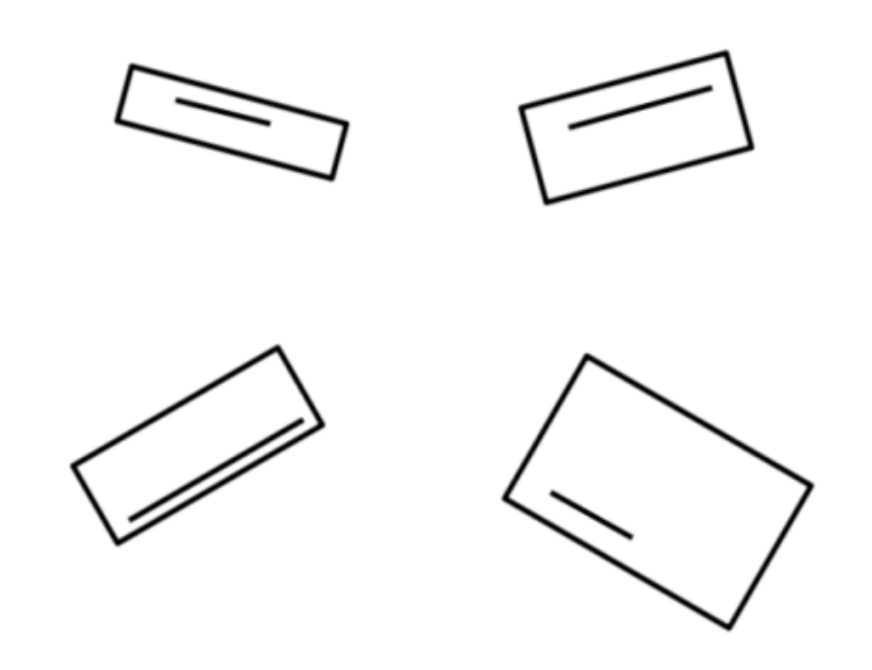
#> input picture image.png, 872 x 670 px
$ python rectangle_numbering.py
#> lines starting #> are read from the running program, lines starting #| are printed output that depends on the picture; after the words box and inside, x2 and y2 are one past the last pixel; in counts of white or black regions, pixels touching at a corner belong together
import cv2
import numpy as np
import math


def getContours(img, contourType):
    mode = cv2.RETR_TREE if contourType == "line" else cv2.RETR_EXTERNAL
    contours, _ = cv2.findContours(img, mode, cv2.CHAIN_APPROX_SIMPLE)
    rectangleContours = []
    lineContours = []

    for contour in contours:
        peri = cv2.arcLength(contour, True)
        approx = cv2.approxPolyDP(contour, 0.02 * peri, True)
        area = cv2.contourArea(contour)
        rect = cv2.minAreaRect(contour)
        box = np.intp(cv2.boxPoints(rect))  # Use np.intp instead of np.int0
        center, size, angle = rect

        if contourType == "line" and area >= 5 and min(size) < 20:
            lineContours.append({'center': center, 'size': size, 'angle': angle, 'area': area, 'box': box})
        elif contourType != "line":
            x_start, y_start = box[3]
            x_end, y_end = box[1]
            rectangleContours.append({'center': center, 'size': size, 'angle': angle, 'area': area, 'box': box,
                                       'BBpoints': [x_start, y_start, x_end, y_end]})

    if contourType == "line":
        similarLineList = []
        while len(lineContours) != 0:
            similarLine = []
            line = lineContours[0]
            similarLine.append(line)
            for j in range(1, len(lineContours)):
                if j < len(lineContours):
                    if abs(line['center'][0] - lineContours[j]['center'][0] < 10 and line['center'][1] -
                           lineContours[j]['center'][1] < 10.0):
                        if abs(line['angle'] - lineContours[j]['angle']) < 1.0:
                            if abs(line['area'] - lineContours[j]['area']) < 175:
                                similarLine.append(lineContours[j])
                                del lineContours[j]
            del lineContours[0]
            similarLineList.extend([similarLine])

        for similarLines in similarLineList:
            if len(similarLines) > 1:
                if similarLines[0]['area'] < similarLines[1]['area']:
                    lineContours.append(similarLines[0])
                else:
                    lineContours.append(similarLines[1])
            else:
                lineContours.append(similarLines[0])

        return lineContours
    else:
        return rectangleContours


img = cv2.imread('image.png')
#> img is the input picture: shape (670, 872, 3); min 0, max 255, mean 247.1
imgContour = img.copy()

imgGray = cv2.cvtColor(cv2.GaussianBlur(img, (7, 7), 1), cv2.COLOR_BGR2GRAY)
imgCanny = cv2.Canny(imgGray, 20, 23)
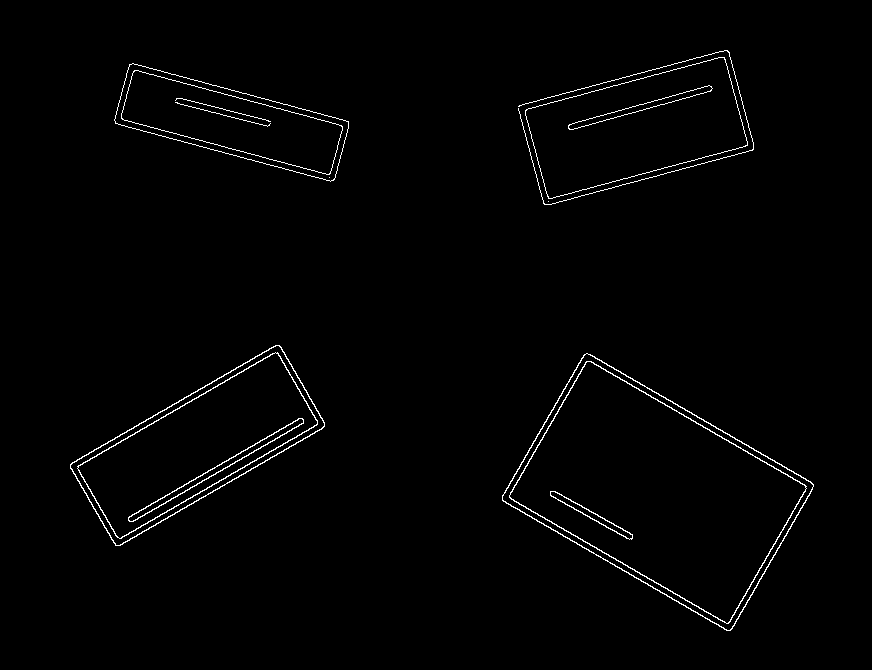
#> imgCanny: shape (670, 872); 1.3% white in thin lines or dots, all inside (x1, y1, x2, y2) = (70, 50, 814, 631)

lineContours = getContours(imgCanny, "line")
#> in getContours, `contours, _ = cv2.findContours(img, mode, cv2.CHAIN_APPROX_SIMPLE)`: contours = 25 contours, 5 with area under 20; largest, box (x1, y1, x2, y2) and area: (502, 353, 814, 631) 45222, (502, 353, 814, 631) 44804, (509, 361, 807, 624) 40471, (509, 361, 807, 624) 40072, (70, 345, 325, 546) 23135
#> the loop in getContours, `for contour in contours:` made 25 passes
#> (peri, approx, area, box, center, size, angle) on passes 1 to 4: (925.9, [[584, 354], [502, 500], [730, 630], [813, 484]], 45221.5, [[729, 632], [499, 499], [585, 350], [815, 483]], (657.4, 491.6), (171.5, 266.2), -59.98), (923.5, [[586, 353], [813, 485], [729, 630], [502, 499]], 44803.5, [[729, 631], [499, 499], [585, 351], [814, 484]], (657.4, 491.6), (170.5, 265.3), -59.97), (881, [[586, 361], [509, 497], [728, 623], [806, 486]], 40471, [[727, 624], [506, 497], [586, 358], [807, 486]], (657.4, 491.6), (160.1, 255.2), -59.99), (877.8, [[587, 361], [805, 486], [727, 623], [509, 496]], 40072, [[727, 624], [507, 496], [587, 359], [807, 486]], (657.4, 491.6), (159.1, 254.2), -59.97)
#> after the loop in getContours, `for contour in contours:`: lineContours = 6 items; rectangleContours = []
#> the loop in getContours, `while len(lineContours) != 0:` made 4 passes
#> after the loop in getContours, `while len(lineContours) != 0:`: similarLineList = 4 items
#> the loop in getContours, `for similarLines in similarLineList:` made 4 passes
#> lineContours = 4 items
rectangleContours = getContours(imgCanny, "rectangle")
#> in getContours (call 2), `contours, _ = cv2.findContours(img, mode, cv2.CHAIN_APPROX_SIMPLE)`: contours = 6 contours, 2 with area under 20; largest, box (x1, y1, x2, y2) and area: (502, 353, 814, 631) 45222, (70, 345, 325, 546) 23135, (525, 57, 748, 199) 19106, (114, 63, 349, 182) 14196
#> the loop in getContours (call 2), `for contour in contours:` made 6 passes
#> (peri, approx, area, box, center, size, angle, x_start) on passes 1, 2, 4, 5: (925.9, [[584, 354], [502, 500], [730, 630], [813, 484]], 45221.5, [[729, 632], [499, 499], [585, 350], [815, 483]], (657.4, 491.6), (171.5, 266.2), -59.98, 815), (715.9, [[279, 345], [70, 464], [115, 545], [324, 426]], 23135, [[115, 547], [67, 464], [278, 342], [326, 425]], (197.2, 445), (243.5, 96.35), -30.03, 326), (616.7, [[129, 64], [115, 123], [334, 179], [348, 121]], 14196.5, [[333, 182], [112, 122], [129, 61], [350, 120]], (231.4, 121.9), (63.49, 228.9), -74.98, 350), (637, [[724, 57], [526, 109], [548, 198], [747, 145]], 19106, [[547, 199], [523, 109], [724, 55], [748, 145]], (635.8, 127.3), (208, 93.45), -15.03, 748)
#> rectangleContours = 6 items

numberedImgContour = img.copy()

sorted_index = []
i = 0
for lineContour in lineContours:
    if lineContour['size'][0] > lineContour['size'][1]:
        lineContour['length'] = lineContour['size'][0]
        lineContour['width'] = lineContour['size'][1]
    else:
        lineContour['length'] = lineContour['size'][1]
        lineContour['width'] = lineContour['size'][0]
    dict = {'index': i,
            'length': lineContour['length'],
            'width': lineContour['width']}
    sorted_index.append(dict)
    i = i + 1
#> this loop made 4 passes
#> dict on passes 1 to 4: {'index': 0, 'length': 93.53, 'width': 6}, {'index': 1, 'length': 202.1, 'width': 7.05}, {'index': 2, 'length': 201.1, 'width': 6.05}, {'index': 3, 'length': 149.2, 'width': 6.67}
#> after the loop, i = 4; sorted_index = 4 items

temp = sorted_index.copy()
#> temp = 4 items
sorted_index = sorted(sorted_index, key=lambda d: d['length'])

for i in range(0, len(sorted_index)):
    index = sorted_index[i]['index']
    length = sorted_index[i]['length']
    x = int(rectangleContours[index]['center'][0])
    y = int(rectangleContours[index]['center'][1])
    cv2.putText(numberedImgContour, f"R-{i + 1}", (x - 100, y + 100), cv2.FONT_HERSHEY_COMPLEX, 1.2, (0, 255, 0), 2)
    cv2.putText(numberedImgContour, f"Length: {round(length, 2)}", (x - 100, y + 135),
                cv2.FONT_HERSHEY_COMPLEX, 1, (0, 255, 0), 2)
#> this loop made 4 passes
#> (index, length, x, y) on passes 1 to 4: (0, 93.53, 657, 491), (3, 149.2, 231, 121), (2, 201.1, 548, 201), (1, 202.1, 197, 444)
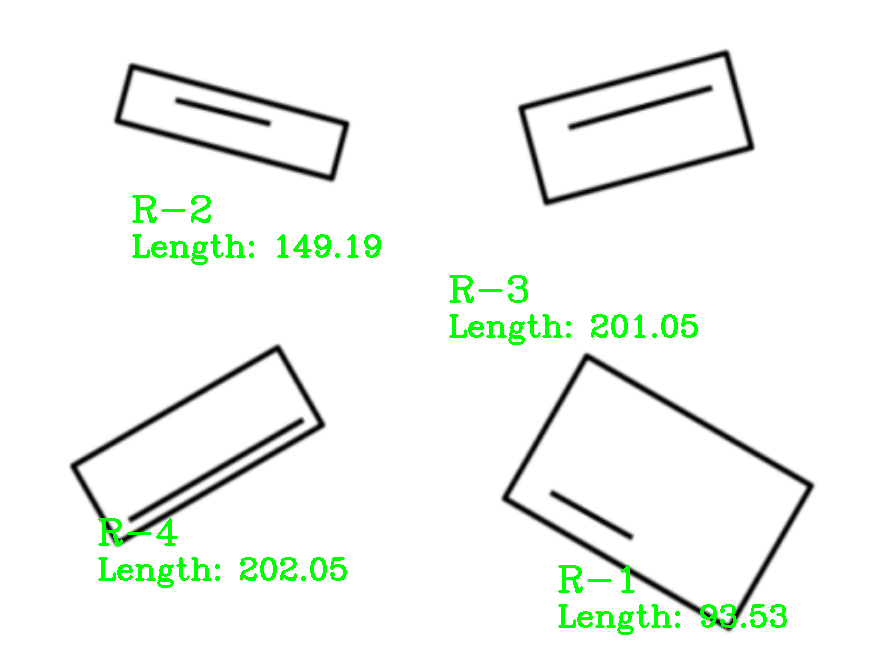
#> numberedImgContour: shape (670, 872, 3); 1.85% of pixels changed, all inside (x1, y1, x2, y2) = (98, 195, 787, 635)

cv2.putText(numberedImgContour, "Rectangle Numbering Image", (120, 28), cv2.FONT_HERSHEY_COMPLEX, 1, (0, 0, 255), 2)
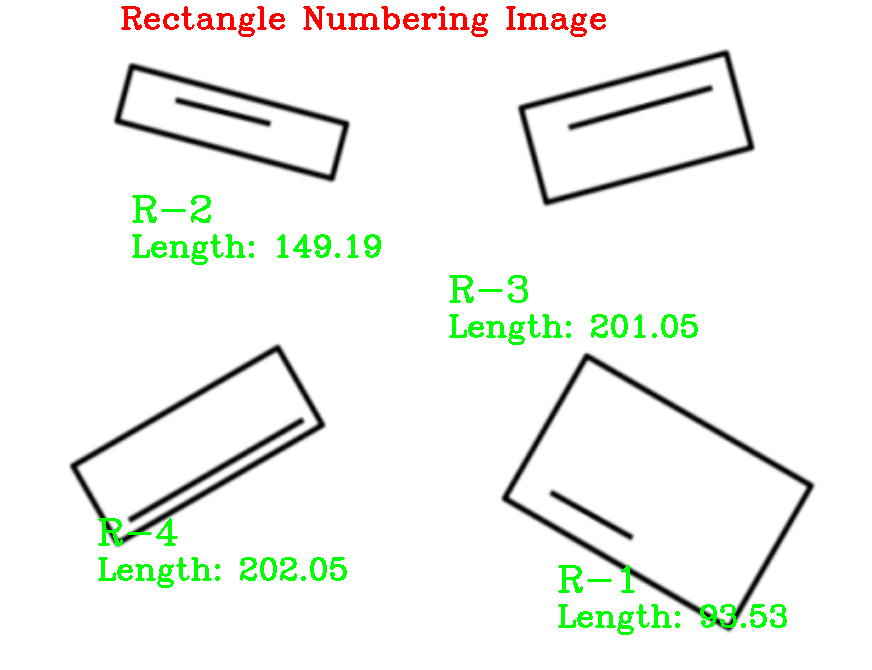
#> numberedImgContour: shape (670, 872, 3); 0.73% of pixels changed, all inside (x1, y1, x2, y2) = (121, 6, 606, 37)

cv2.imwrite("numbered_image.jpg", numberedImgContour)

print("Success!!!")
